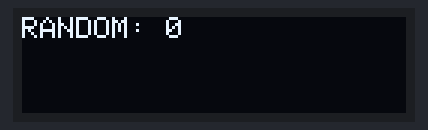
Bench run of a sketch on a simulated Arduino Uno, built with avr-gcc and run on an emulated ATmega328P. On the bench: 128×32 one-colour display. WiFi joins after 1.5 s; servers stay silent unless stated; uploads are accepted with an empty reply; what the sketch prints to the serial monitor is not drawn.

Above: at 2.9 s.

The sketch:

Ethernet_02.ino
```cpp
/*
  Esempio di utilizzo della Ethernet Shield W5100 e di un display Oled I2C SSD1306 Monocromatico (Az-Delivery).
  L'esempio prevede che il server abbia indirizzo: 192.168.5.200
  La Ethernet shield IP: 192.168.5.210
  Sul Server sia installato uno XAMPP e nella root via sia una pagina ardushield.php che esegua una semplice echo(); di un valore numerico.

  Da tener conto:
  a. Il display OLED ha una matrice 128x64 pixels, non è possibile allocarla totalmente ed allo stesso tempo utilizzare la ethernet shield.
      Per questo motivo l'oled viene allocato come 128x32 pixels. Diversamente è richiesto l'utilizzo di un Arduino UNO MEGA R3 equipaggiato con maggiore memoria.
  b. Tra una chiamata e la successiva al server da parte della shield impostare un delay di almeno 5000ms (5 secondi), se inferiore alcune chiamate non vengono evase.
*/
#include <SPI.h>
#include <Ethernet.h>
#include <Adafruit_GFX.h>
#include <Adafruit_SSD1306.h>

#define SCREEN_WIDTH 128
#define SCREEN_HEIGHT 32
Adafruit_SSD1306 display(SCREEN_WIDTH, SCREEN_HEIGHT);

byte mac[] = { 0xDE, 0xAD, 0xBE, 0xEF, 0xFE, 0xED };
byte ip[] = { 192, 168, 5, 210 };
byte subnet[] = { 255, 255, 240, 0 };
byte dns[] = { 8, 8, 8, 8 };
byte gateway[] = { 192, 168, 0, 254}; // gateway di casa

byte server[] = {192, 168, 5, 200};

EthernetClient shield;
int cnt;

void setup() {
  // put your setup code here, to run once:
  /*if(!display.begin(SSD1306_SWITCHCAPVCC, 0x3C)){
    while(true);
  }
  delay(1000);
  display.clearDisplay();
  display.display();
  display.setTextColor( WHITE);
  display.setTextSize(2);
  display.setCursor(0, SCREEN_HEIGHT / 2);
  display.print("INIT... ");
  display.display();
  // */
  Serial.begin(9600);
  delay(1000);
  cnt = 1;
}

void loop() {
  int n_byte;

  Ethernet.begin(mac, ip);
  delay(1500);
  Serial.println("Ready to call server...");
  Serial.print("Try nr.: #");
  Serial.println(cnt);
  if(shield.connect(server, 80)){
    Serial.print("Connessione ok to: ");
    Serial.println(shield.remoteIP());
    shield.println("GET /ardushield.php");
    Serial.println("Chiusura chiamata HTTP...");
  }
  else{
    Serial.println("Errore in connessione...");
  }

  n_byte = shield.available();
  Serial.print("Byte: ");
  Serial.print(n_byte);
  Serial.print(" - Random: ");

  //display.clearDisplay();
  //display.display();
  //display.setCursor(0, SCREEN_HEIGHT / 2);
  int val = 0;
  while(shield.available()){
    char c = shield.read();
    val = (val * 10) + (c - 48);
    Serial.print(c);
    //display.print(c);
  }
  //display.display();
  Serial.println();
  Serial.println();
  shield.stop();
  shield = NULL;

  int x = display.begin(SSD1306_SWITCHCAPVCC, 0x3C);
  if(!x){
    Serial.print("No Display Oled: ");
    Serial.println(x);
  }
  display.clearDisplay();
  display.display();
  display.setTextColor( WHITE);
  display.setTextSize(1);
  display.setCursor(0, 0);
  display.print("RANDOM: ");
  display.print(val);
  display.display();
  //*/

  cnt++;
  delay(10000);
}
```

Measured:
- what the display in image 0 shows lasts 11.8 s, from 2.8 s to 14.6 s
